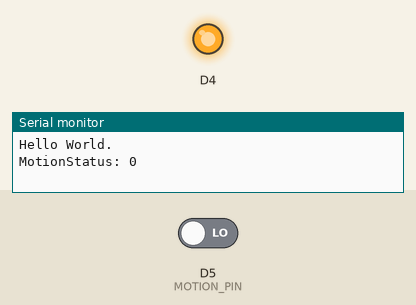
This sketch was run on a simulated ESP8266 (NodeMCU). Shown: output pins drawn as LEDs (lit = HIGH, except the on-board LED, lit = LOW), the last lines printed to the serial monitor. The test bench sets the inputs (shaded band); at power-on: D5 (MOTION_PIN) LOW.

Above: at 0.7 s.
At 2.42 s:
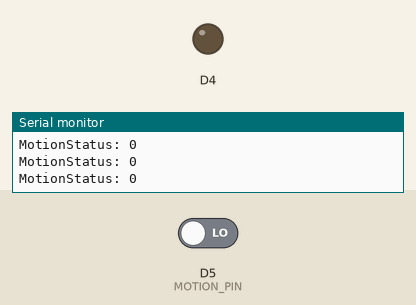
Timing chart, 0 to 3.0 s (numbered marks = the images above):
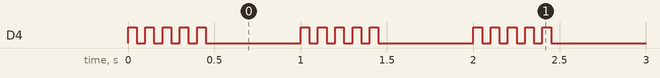

Measured:
- by itself, D4: repeats every 1.0 s: 4 × (LOW 0.05 s, HIGH 0.05 s), LOW 0.55 s, HIGH 0.05 s
- by itself, everything shown: repeats every 1.0 s, in 4 steps

The sketch:

test-hc-sr501.ino
```cpp
unsigned int counter = 0;
static int MOTION_PIN = D5;

void setup()
{
  Serial.begin(115200);
  Serial.println("Hello World.");
  pinMode(BUILTIN_LED, OUTPUT);
  pinMode(MOTION_PIN, INPUT);
  digitalWrite(BUILTIN_LED, LOW);
}

void loop()
{
  counter += 1;
  int motion = digitalRead(MOTION_PIN);
  //digitalWrite(BUILTIN_LED, motion);
  Serial.print("MotionStatus: ");
  Serial.println(motion);

  for (int i=0; i<5; i++)
  {
    digitalWrite(BUILTIN_LED, HIGH); delay(50);
    digitalWrite(BUILTIN_LED, LOW); delay(50);
  }

  /*
  Serial.print("led="); Serial.println(BUILTIN_LED);
  Serial.print(0); Serial.print(" "); Serial.println(D0);
  Serial.print(1); Serial.print(" "); Serial.println(D1);
  Serial.print(2); Serial.print(" "); Serial.println(D2);
  Serial.print(3); Serial.print(" "); Serial.println(D3);
  Serial.print(4); Serial.print(" "); Serial.println(D4);
  Serial.print(5); Serial.print(" "); Serial.println(D5);
  Serial.print(6); Serial.print(" "); Serial.println(D6);
  Serial.print(7); Serial.print(" "); Serial.println(D7);
  Serial.print(8); Serial.print(" "); Serial.println(D8);
  */

  delay(500);
}
```
